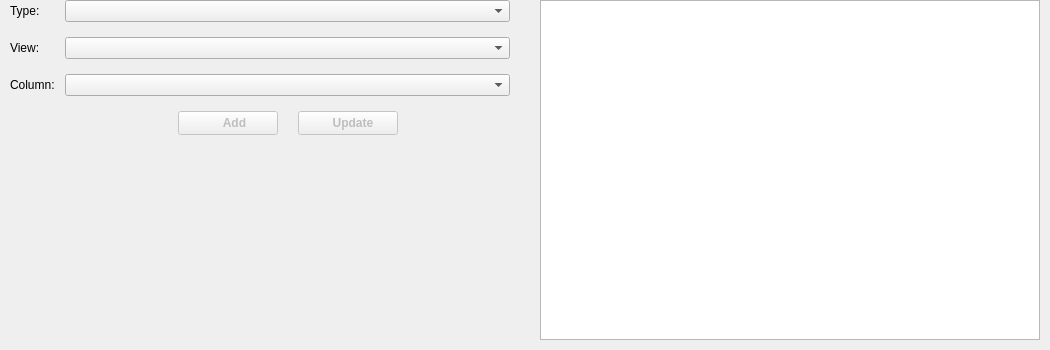
        <widget class="QWidget" name="MorePage">
         <layout class="QHBoxLayout" name="horizontalLayout_17">
          <property name="spacing">
           <number>30</number>
          </property>
          <property name="leftMargin">
           <number>10</number>
          </property>
          <property name="topMargin">
           <number>0</number>
          </property>
          <property name="rightMargin">
           <number>10</number>
          </property>
          <property name="bottomMargin">
           <number>10</number>
          </property>
          <item>
           <widget class="QWidget" name="widget_3" native="true">
            <property name="minimumSize">
             <size>
              <width>500</width>
              <height>100</height>
             </size>
            </property>
            <layout class="QVBoxLayout" name="verticalLayout_4">
             <property name="spacing">
              <number>0</number>
             </property>
             <property name="leftMargin">
              <number>0</number>
             </property>
             <property name="topMargin">
              <number>0</number>
             </property>
             <property name="rightMargin">
              <number>0</number>
             </property>
             <property name="bottomMargin">
              <number>0</number>
             </property>
             <item>
              <layout class="QFormLayout" name="formLayout_5">
               <property name="horizontalSpacing">
                <number>10</number>
               </property>
               <property name="verticalSpacing">
                <number>15</number>
               </property>
               <item row="0" column="0">
                <widget class="QLabel" name="label_9">
                 <property name="text">
                  <string>Type:</string>
                 </property>
                </widget>
               </item>
               <item row="0" column="1">
                <widget class="QComboBox" name="cbbMoreType">
                 <property name="minimumSize">
                  <size>
                   <width>280</width>
                   <height>0</height>
                  </size>
                 </property>
                </widget>
               </item>
               <item row="1" column="0">
                <widget class="QLabel" name="label_14">
                 <property name="text">
                  <string>View:</string>
                 </property>
                </widget>
               </item>
               <item row="1" column="1">
                <widget class="QComboBox" name="cbbMoreView">
                 <property name="minimumSize">
                  <size>
                   <width>280</width>
                   <height>0</height>
                  </size>
                 </property>
                </widget>
               </item>
               <item row="2" column="0">
                <widget class="QLabel" name="label_13">
                 <property name="text">
                  <string>Column:</string>
                 </property>
                </widget>
               </item>
               <item row="2" column="1">
                <widget class="QComboBox" name="cbbMoreColumn"/>
               </item>
               <item row="3" column="0">
                <spacer name="horizontalSpacer_7">
                 <property name="orientation">
                  <enum>Qt::Horizontal</enum>
                 </property>
                 <property name="sizeHint" stdset="0">
                  <size>
                   <width>40</width>
                   <height>20</height>
                  </size>
                 </property>
                </spacer>
               </item>
               <item row="3" column="1">
                <layout class="QHBoxLayout" name="horizontalLayout_14">
                 <property name="spacing">
                  <number>20</number>
                 </property>
                 <item>
                  <spacer name="horizontalSpacer_25">
                   <property name="orientation">
                    <enum>Qt::Horizontal</enum>
                   </property>
                   <property name="sizeHint" stdset="0">
                    <size>
                     <width>40</width>
                     <height>20</height>
                    </size>
                   </property>
                  </spacer>
                 </item>
                 <item>
                  <widget class="QPushButton" name="btnMoreAdd">
                   <property name="enabled">
                    <bool>false</bool>
                   </property>
                   <property name="minimumSize">
                    <size>
                     <width>100</width>
                     <height>24</height>
                    </size>
                   </property>
                   <property name="maximumSize">
                    <size>
                     <width>100</width>
                     <height>24</height>
                    </size>
                   </property>
                   <property name="font">
                    <font>
                     <bold>true</bold>
                    </font>
                   </property>
                   <property name="text">
                    <string>    Add</string>
                   </property>
                   <property name="icon">
                    <iconset resource="images.qrc">
                     <normaloff>:/images/images/add.png</normaloff>:/images/images/add.png</iconset>
                   </property>
                   <property name="iconSize">
                    <size>
                     <width>18</width>
                     <height>18</height>
                    </size>
                   </property>
                  </widget>
                 </item>
                 <item>
                  <widget class="QPushButton" name="btnMoreUpdate">
                   <property name="enabled">
                    <bool>false</bool>
                   </property>
                   <property name="minimumSize">
                    <size>
                     <width>100</width>
                     <height>24</height>
                    </size>
                   </property>
                   <property name="maximumSize">
                    <size>
                     <width>100</width>
                     <height>24</height>
                    </size>
                   </property>
                   <property name="font">
                    <font>
                     <bold>true</bold>
                    </font>
                   </property>
                   <property name="text">
                    <string>   Update</string>
                   </property>
                   <property name="icon">
                    <iconset resource="images.qrc">
                     <normaloff>:/images/images/loop.png</normaloff>:/images/images/loop.png</iconset>
                   </property>
                   <property name="iconSize">
                    <size>
                     <width>18</width>
                     <height>18</height>
                    </size>
                   </property>
                  </widget>
                 </item>
                 <item>
                  <spacer name="horizontalSpacer_6">
                   <property name="orientation">
                    <enum>Qt::Horizontal</enum>
                   </property>
                   <property name="sizeHint" stdset="0">
                    <size>
                     <width>40</width>
                     <height>20</height>
                    </size>
                   </property>
                  </spacer>
                 </item>
                </layout>
               </item>
              </layout>
             </item>
             <item>
              <spacer name="verticalSpacer_2">
               <property name="orientation">
                <enum>Qt::Vertical</enum>
               </property>
               <property name="sizeHint" stdset="0">
                <size>
                 <width>20</width>
                 <height>205</height>
                </size>
               </property>
              </spacer>
             </item>
            </layout>
           </widget>
          </item>
          <item>
           <widget class="QTableWidget" name="tbwMore">
            <property name="minimumSize">
             <size>
              <width>500</width>
              <height>0</height>
             </size>
            </property>
            <property name="styleSheet">
             <string notr="true">QHeaderView::section:checked{
	background-color: rgb(225, 225, 225);
}
QHeaderView::section { 
	background-color:  rgb(225, 225, 225);
	color: rgb(85, 0, 0);
 	padding-left: 4px;
 	border: 0.5px solid rgb(225, 225, 225); }

QTableWidget::item {
	padding-top: 3px;
	padding-bottom: 3px;
	padding-right: 10px;
	padding-left: 10px;
}</string>
            </property>
            <property name="editTriggers">
             <set>QAbstractItemView::NoEditTriggers</set>
            </property>
            <property name="selectionBehavior">
             <enum>QAbstractItemView::SelectRows</enum>
            </property>
           </widget>
          </item>
         </layout>
        </widget>
